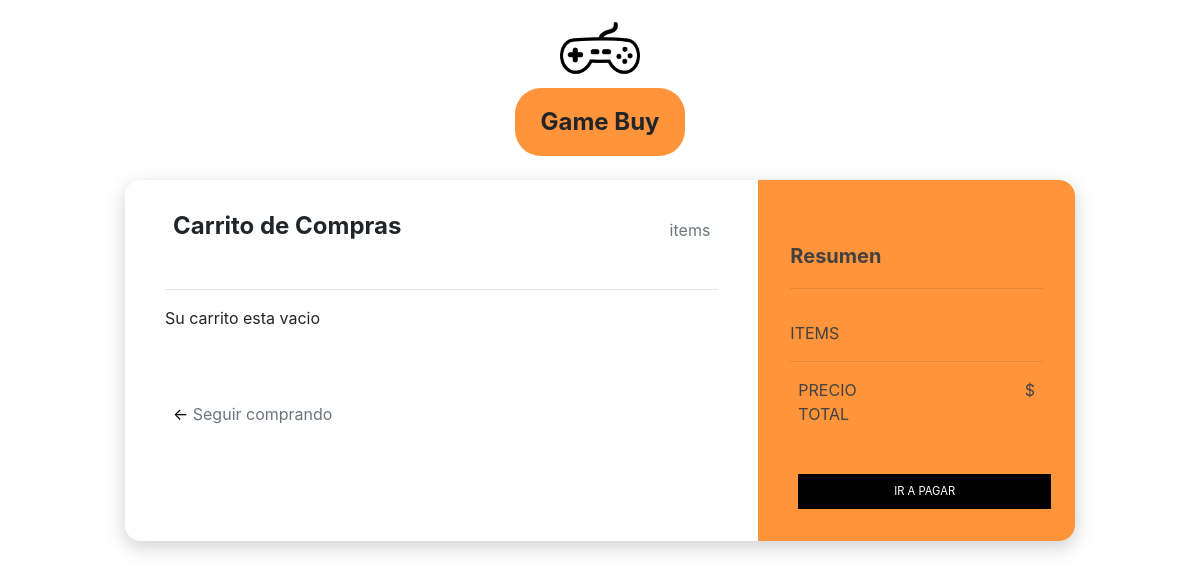
Before: /tienda/cart (signed in) with the older database file.
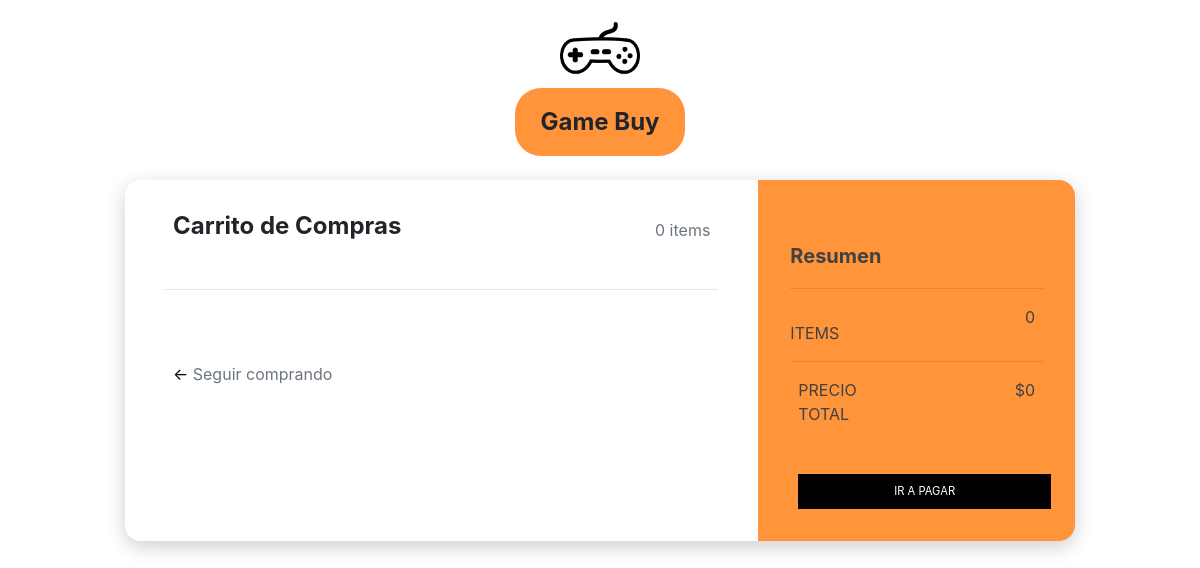
After: the same page with the newer database file.
### tienda/models.py (models this page shows)
class Pedido(models.Model):
    id= models.AutoField(db_column= 'pedido_id', primary_key= True)
    nro_productos= models.IntegerField(default=0)
    f_cliente= models.ForeignKey(Cliente, db_column='cli_FK', on_delete=models.CASCADE)
    envio= models.BooleanField(default= True)
    fecha_compra= models.DateField(null= True)
    current= models.BooleanField(default= True)
    total_precio= models.IntegerField(default= 0)

### tienda/views.py (the view)
# urls.py: path("cart", views.cart, name="cart"),
@login_required(login_url='/tienda/login')
def cart(request):
    if request.method== "POST":
        if 'plus-btn' in request.POST:
            user= request.user
            cli= user.cliente
            game_id= request.POST.get("plus-btn")
            game= Game.objects.get(id= game_id)
            pedido= Pedido.objects.get(f_cliente= cli, current= True)
            record= Record.objects.get(pedido_FK= pedido, f_game= game)
            pedido.nro_productos= pedido.nro_productos + 1
            record.cant= record.cant +1
            record.precio_total= record.precio_total + game.precio
            pedido.total_precio= pedido.total_precio + game.precio
            pedido.save()
            record.save()
        if 'minus-btn' in request.POST:
            user= request.user
            cli= user.cliente
            game_id= request.POST.get("minus-btn")
            game= Game.objects.get(id= game_id)
            pedido= Pedido.objects.get(f_cliente= cli, current= True)
            record= Record.objects.get(pedido_FK= pedido, f_game= game)
            if record.cant== 1:
                pedido.nro_productos= pedido.nro_productos - 1
                pedido.total_precio= pedido.total_precio - game.precio
                record.delete()
                pedido.save()
            else:
                record.cant= record.cant - 1
                pedido.nro_productos= pedido.nro_productos - 1
                record.precio_total= record.precio_total - game.precio
                pedido.total_precio= pedido.total_precio - game.precio
                pedido.save()
                record.save()
        if 'equis-carro' in request.POST:
            user= request.user
            cli= user.cliente
            game_id= request.POST["equis-carro"]
            game= Game.objects.get(id= game_id)
            pedido= Pedido.objects.get(f_cliente= cli, current= True)
            record= Record.objects.get(pedido_FK= pedido, f_game= game)
            record_cant_prod= record.cant
            record_precio= record.precio_total
            record.delete()
            pedido.nro_productos= pedido.nro_productos - record_cant_prod
            pedido.total_precio= pedido.total_precio - record_precio
            pedido.save()
        return redirect('cart')
    else:
        user = User.objects.get(username=request.user)
        cli = user.cliente
        try:
            pedido = Pedido.objects.get(f_cliente=cli, current=True)
            records = Record.objects.filter(pedido_FK= pedido)
            for i in records:
                if i.cant<1:
                    i.delete()
            context = {
                "records": records,
                "pedido": pedido,
                "current": "carro",
                "flag": "flag"
            }
        except:
            context = {
                "message": "Su carrito esta vacio",
                "current": "carro"
            }
        return render(request, "tienda/carrito.html", context)

### tienda/templates/tienda/carrito.html (shortened to what this page needs)
<!DOCTYPE html>
<html lang="en">
<head>
    {% load static %}
    <link rel="stylesheet" href="https://cdn.jsdelivr.net/npm/bootstrap@4.6.2/dist/css/bootstrap.min.css">
    <link rel="stylesheet", href="{% static 'css/cart.css' %}">
</head>
<body>
<div class="carro-header">
    <img id="pago-logo" src="{% static 'img/logo_1.png' %}">
    <p class="pago-name py-3">Game Buy</p>
</div>
    <div class="card">
    <div class="row">
        <div class="col-md-8 cart">
            <div class="title">
                <div class="row">
                    <div class="col"><h4><b>Carrito de Compras</b></h4></div>
                    <div class="col align-self-center text-right text-muted">{{pedido.nro_productos}} items</div>
                </div>
            </div>
            <hr>
            {% if message %}
                {{message}}
            {% endif %}
            <div class="back-to-shop"><a href="{% url 'tienda' %}">&leftarrow; <span class="text-muted">Seguir comprando</span></a></div>
        </div>
        <div class="col-md-4 summary">
            <div><h5><b>Resumen</b></h5></div>
            <hr>
            <div class="row">
                <div class="col my-3" style="padding-left:0;">ITEMS </div>
                <div class="col text-right"> {{pedido.nro_productos}}</div>
            </div>
            <div class="row" style="border-top: 1px solid rgba(0,0,0,.1); padding: 2vh 0;">
                <div class="col">PRECIO TOTAL</div>
                <div class="col text-right"> ${{pedido.total_precio}}</div>
            </div>
            <a href="{% url 'pago' %}"><button class="btn">IR A PAGAR</button></a>
        </div>
    </div>
</div>
</body>
</html>

Changed rows visible on the page:
added Pedido: nro_productos "0", total_precio "0"
Other visible differences:
{{ message }}: "Su carrito esta vacio" → (not shown)
